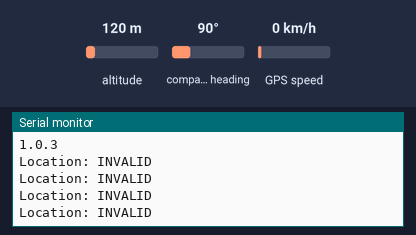
Simulated run of this sketch. Board: ESP32. Parts: the last lines printed to the serial monitor. The inputs (shaded band) are chosen by the test bench; at power-on: compass heading 90°, GPS speed 0 km/h, altitude 120 m. The GPS gets a fix after 3 s at 37.7749, -122.4194 with 8 satellites.

Above: at 1.2 s.
1.3 s: compass heading set to 7°
At 3.9 s:
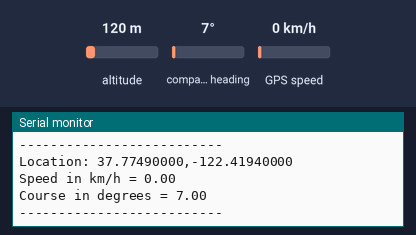
4.5 s: GPS speed set to 2 km/h
At 5.4 s:
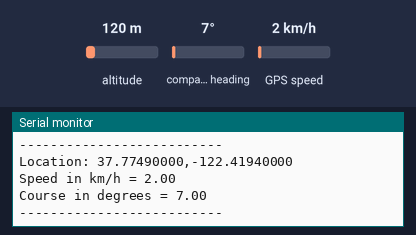
6.0 s: compass heading set to 90°
At 6.9 s:
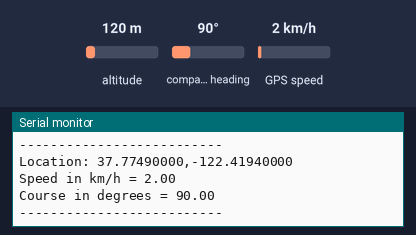

Measured:
- after the input at 1.3 s, the serial monitor: prints a new line after 1.7 s (image 1)
- after the input at 4.5 s, the serial monitor: prints a new line after 0.59 s (image 2)
- after the input at 6.0 s, the serial monitor: prints a new line after 0.11 s (image 3)

The sketch:

GPS_reciverbyESP2.ino
```cpp
#include <TinyGPS++.h>
#include <HardwareSerial.h>
// #include <WiFi.h>
// #include <HTTPClient.h>

#define RXPin (22)
#define TXPin (21)

static const uint32_t GPSBaud = 9600;

// //enter WIFI
// const char* ssid = "iPhone ของ Lattapol";
// const char* password = "bestbest";

// The TinyGPS++ object
TinyGPSPlus gps;

// WiFiServer server(80);
// The serial connection to the GPS device
HardwareSerial ss(2);


void setup()
{
Serial.begin(115200);
ss.begin(GPSBaud, SERIAL_8N1, RXPin, TXPin, false);
Serial.println(TinyGPSPlus::libraryVersion());

// Serial.print("Connecting to ");
    // Serial.println(ssid);

    // // WiFi.begin(ssid, password);
    // while (WiFi.status() != WL_CONNECTED) {
    //     delay(500);
    //     Serial.print(".");
    // // }
    // Serial.println("");
    // Serial.println("WiFi connected");
    // Serial.println("IP address: ");    // this is the address to use for viewing the map
    // Serial.println(WiFi.localIP());
    // server.begin();

}

void loop()
{

while (ss.available() > 0)

if (gps.encode(ss.read()))
displayInfo();

if (millis() > 5000 && gps.charsProcessed() < 10)
{
Serial.println(F("No GPS detected: check wiring."));
while(true);
}
delay(500);
}

void displayInfo()
{
Serial.print(F("Location: "));
if (gps.location.isValid())
{
Serial.print(gps.location.lat(), 8);
Serial.print(F(","));
Serial.println(gps.location.lng(), 8);

Serial.print("Speed in km/h = ");
Serial.println(gps.speed.kmph());

Serial.print("Course in degrees = ");
Serial.println(gps.course.deg());
Serial.println("--------------------------");
}
else
{
Serial.print(F("INVALID"));
}

Serial.println();
}
```
